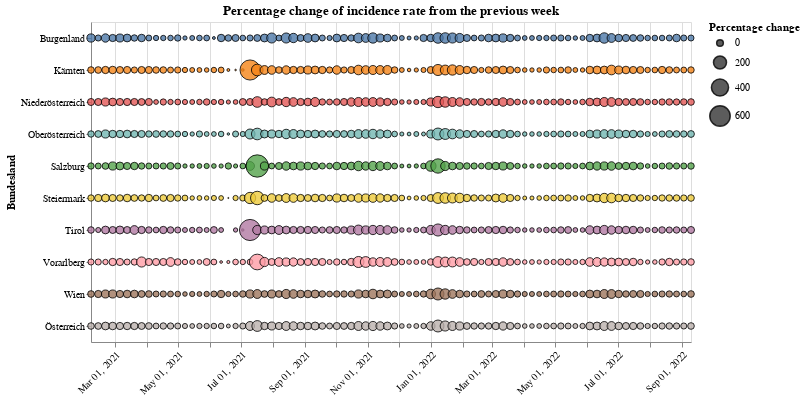

Notebook cell for this chart:
### Code cell
#collapse
source = saturdays_data.query("Time >= '2021-01-31'")
alt.Chart(source).mark_circle(
    opacity=0.8,
    stroke='black',
    strokeWidth=1
).encode(
    alt.X('yearmonthdate(Time):T', axis=alt.Axis(title='', labelAngle=-45)),
    alt.Y('Bundesland:N'),
    alt.Size('rate_change:Q',
            scale=alt.Scale(range=[0, 500]),
            legend=alt.Legend(title='Percentage change')
    ),
    alt.Color('Bundesland:N', legend=None),
    tooltip=['Time', 'rate_change']
).properties(
    width=600,
    height=320,
    title='Percentage change of incidence rate from the previous week'
)

### Figure 1 — Vega-Lite specification as saved in the notebook (floating-point values rounded to 4 significant figures; data arrays with more than 128 entries replaced by an {"elided": "..."} marker saying what was removed)
{"config": {"view": {"continuousWidth": 400, "continuousHeight": 300}}, "data": {"name": "data-547c480b75b33ec5fe0acbdfa56a9645"}, "mark": {"type": "circle", "opacity": 0.8, "stroke": "black", "strokeWidth": 1}, "encoding": {"color": {"type": "nominal", "field": "Bundesland", "legend": null}, "size": {"type": "quantitative", "field": "rate_change", "legend": {"title": "Percentage change"}, "scale": {"range": [0, 500]}}, "tooltip": [{"type": "temporal", "field": "Time"}, {"type": "quantitative", "field": "rate_change"}], "x": {"type": "temporal", "axis": {"labelAngle": -45, "title": ""}, "field": "Time", "timeUnit": "yearmonthdate"}, "y": {"type": "nominal", "field": "Bundesland"}}, "height": 320, "title": "Percentage change of incidence rate from the previous week", "width": 600, "$schema": "https://vega.github.io/schema/vega-lite/v4.8.1.json", "datasets": {"data-547c480b75b33ec5fe0acbdfa56a9645": {"elided": "840 records"}}}
